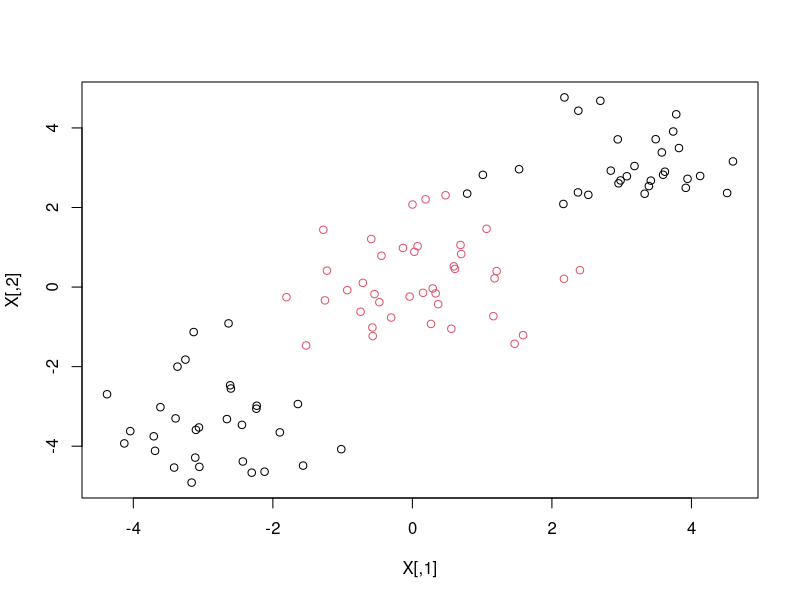
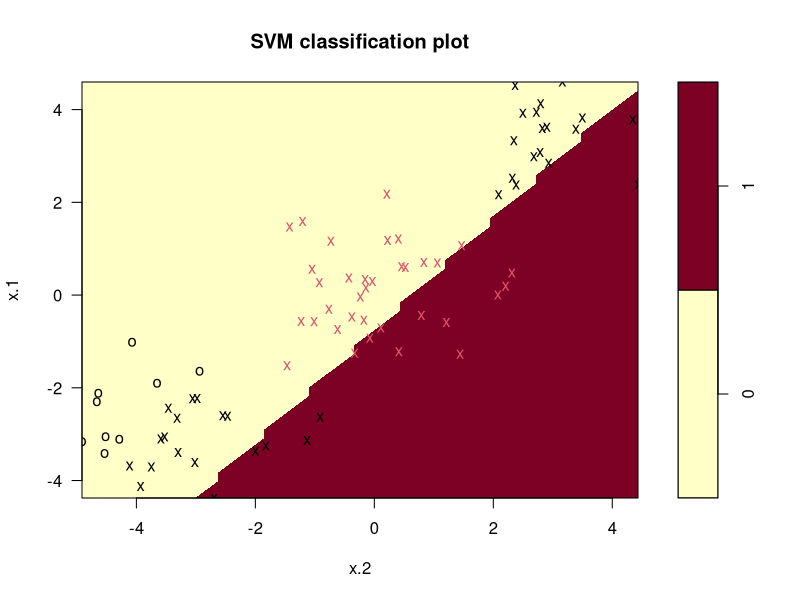
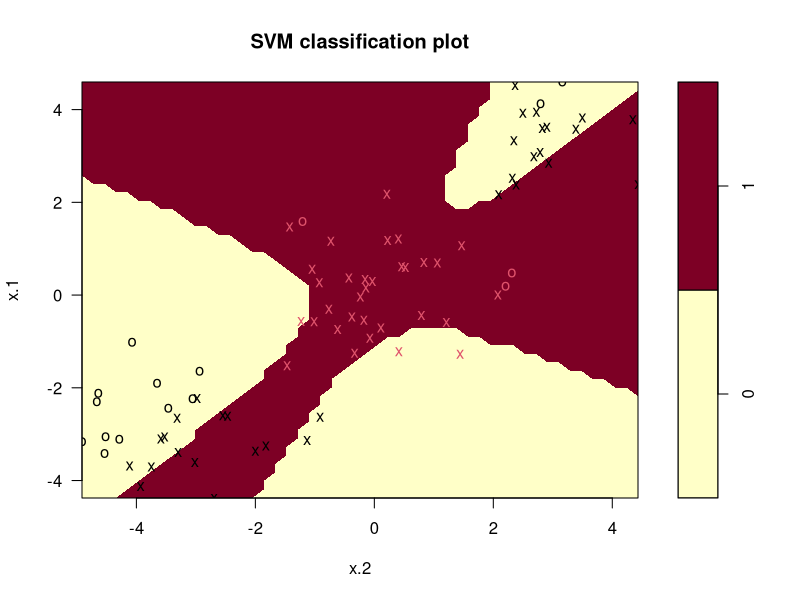
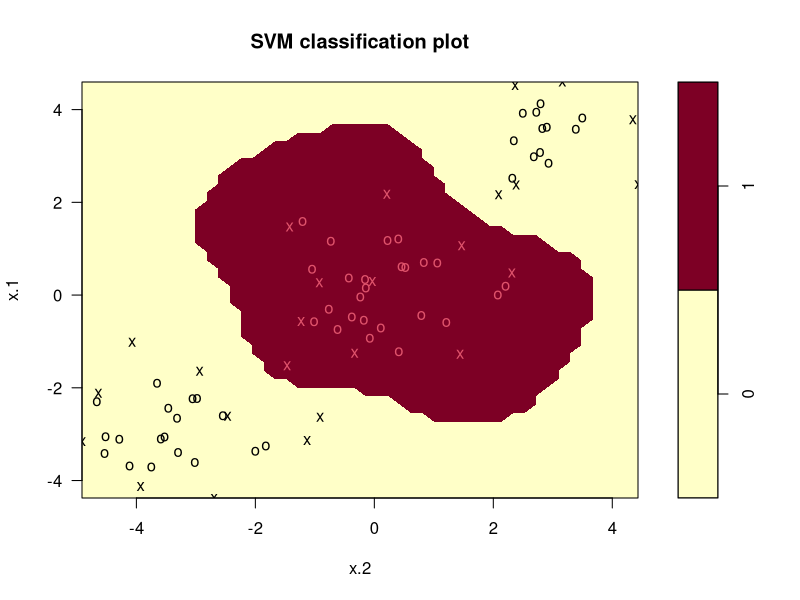
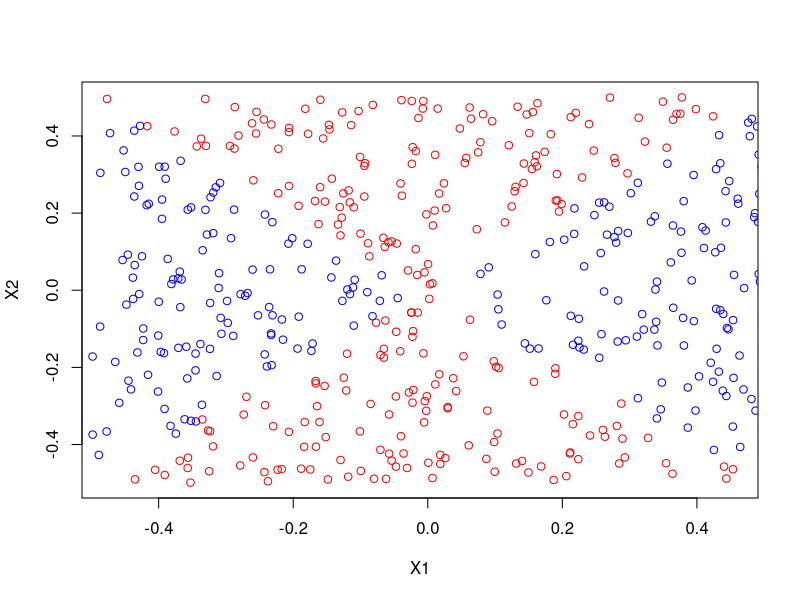
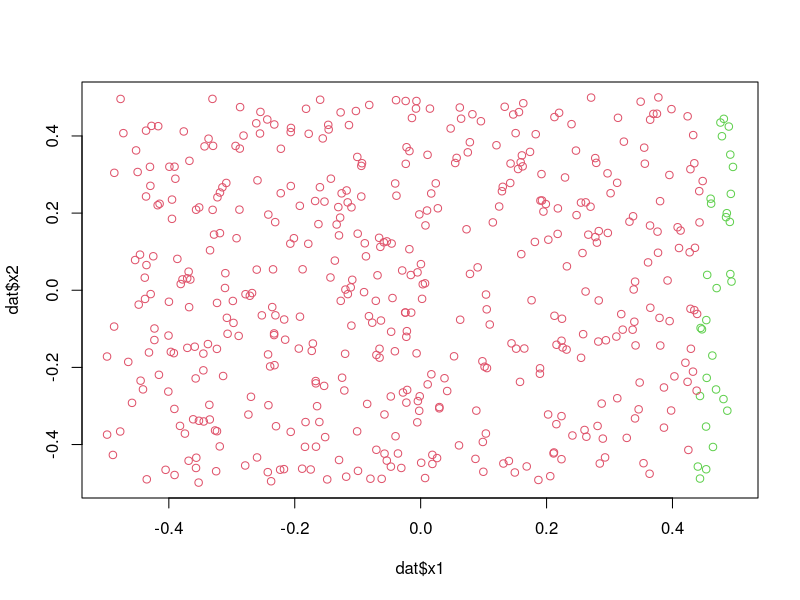
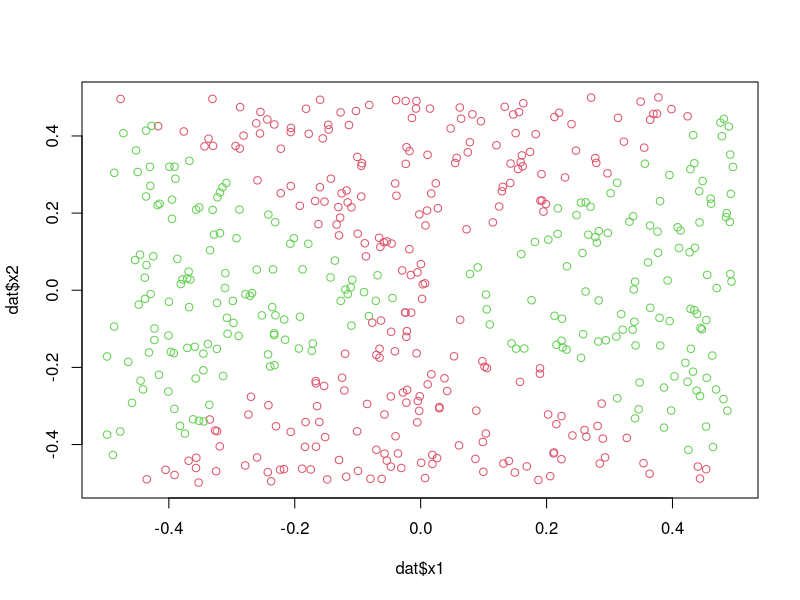
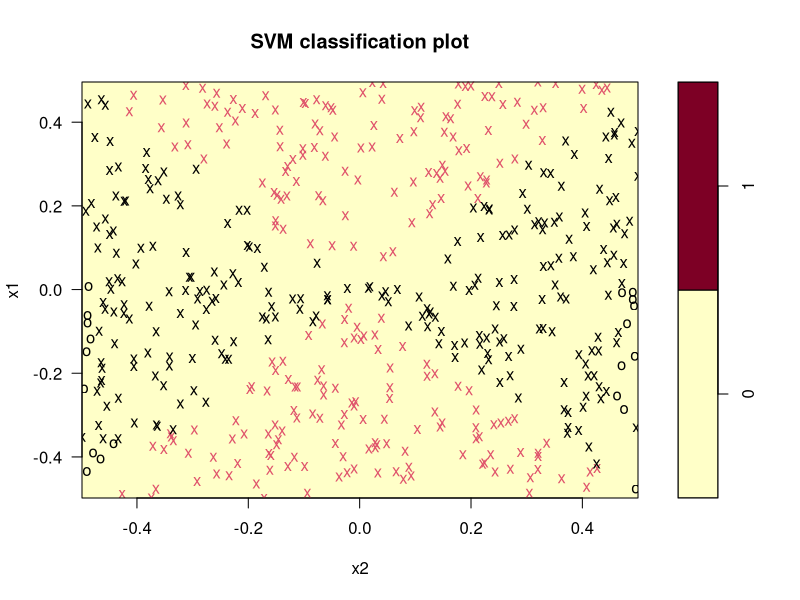

R code for these plots, in order:
## ---- chunk 1
set.seed(1)
transl <- 3
X <- matrix(rnorm(100 * 2), ncol = 2)
X[1:30, ] <- X[1:30, ] + transl
X[31:60, ] <- X[31:60, ] - transl
y <- c(rep(0, 60), rep(1, 40))
dat <- data.frame(x = X, y = as.factor(y))
plot(X, col = y + 1)
## ---- chunk 2
train <- sample(100, 80)
dat.train <- dat[train, ]
dat.test <- dat[-train, ]
## ---- chunk 3
library(e1071)
svm.lin <- svm(y ~ ., data = dat.train, kernel = 'linear', scale = FALSE)
plot(svm.lin, data = dat.train)
summary(svm.lin)
## ---- chunk 4
table(predict = svm.lin$fitted, truth = dat.train$y)
## ---- chunk 5
svm.poly <- svm(y ~ ., data = dat.train, kernel = 'polynomial', scale = FALSE)
plot(svm.poly, data = dat.train)
table(predict = svm.poly$fitted, truth = dat.train$y)
## ---- chunk 6
svm.rad <- svm(y ~ ., data = dat.train, kernel = 'radial', scale = FALSE)
plot(svm.rad, data = dat.train)
table(predict = svm.rad$fitted, truth = dat.train$y)
## ---- chunk 7
lin.pred <- predict(svm.lin, dat.test)
table(predict = lin.pred, truth = dat.test$y)
poly.pred <- predict(svm.poly, dat.test)
table(predict = poly.pred, truth = dat.test$y)
rad.pred <- predict(svm.rad, dat.test)
table(predict = rad.pred, truth = dat.test$y)
## ---- chunk 8
set.seed(1)
x1 <- runif(500) - 0.5
x2 <- runif(500) - 0.5
y <- as.integer(x1 ^ 2 - x2 ^ 2 > 0)
## ---- chunk 9
plot(x1[y == 0], x2[y == 0], col = "red", xlab = "X1", ylab = "X2")
points(x1[y == 1], x2[y == 1], col = "blue")
## ---- chunk 10
dat <- data.frame(x1 = x1, x2 = x2, y = as.factor(y))
lr.fit <- glm(y ~ ., data = dat, family = 'binomial')
## ---- chunk 11
lr.prob <- predict(lr.fit, newdata = dat, type = 'response')
lr.pred <- ifelse(lr.prob > 0.5, 1, 0)
plot(dat$x1, dat$x2, col = lr.pred + 2)
## ---- chunk 12
lr.nl <- glm(y ~ poly(x1, 2) + poly(x2, 2), data = dat, family = 'binomial')
summary(lr.nl)
## ---- chunk 13
lr.prob.nl <- predict(lr.nl, newdata = dat, type = 'response')
lr.pred.nl <- ifelse(lr.prob.nl > 0.5, 1, 0)
plot(dat$x1, dat$x2, col = lr.pred.nl + 2)
## ---- chunk 14
svm.lin <- svm(y ~ ., data = dat, kernel = 'linear', cost = 0.01)
plot(svm.lin, dat)
## ---- chunk 15
svm.nl <- svm(y ~ ., data = dat, kernel = 'radial', gamma = 1)
plot(svm.nl, data = dat)
## ---- chunk 16
set.seed(1)
obs = 1000
x1 <- runif(obs, min = -4, max = 4)
x2 <- runif(obs, min = -1, max = 16)
y <- ifelse(x2 > x1 ^ 2, 0, 1)
dat <- data.frame(x1 = x1, x2 = x2, y = as.factor(y))
train <- sample(obs, obs/2)
dat.train <- dat[train, ]
dat.test <- dat[-train, ]
par(mfrow = c(1,2))
plot(dat.train$x1, dat.train$x2, col = as.integer(dat.train$y) + 1, main = 'training set')
plot(dat.test$x1, dat.test$x2, col = as.integer(dat.test$y) + 1, main = 'test set')
## ---- chunk 17
set.seed(1)
cost.grid <- c(0.001, 0.01, 0.1, 1, 5, 10, 100, 10000)
tune.out <- tune(svm, y ~., data = dat.train, kernel = 'linear', ranges = list(cost = cost.grid))
summary(tune.out)
## ---- chunk 18
err.rate.train <- rep(NA, length(cost.grid))
for (cost in cost.grid) {
  svm.fit <- svm(y ~ ., data = dat.train, kernel = 'linear', cost = cost)
  plot(svm.fit, data = dat.train)
  res <- table(prediction = predict(svm.fit, newdata = dat.train), truth = dat.train$y)
  err.rate.train[match(cost, cost.grid)] <- (res[2,1] + res[1,2]) / sum(res)
}
err.rate.train
paste('The cost', cost.grid[which.min(err.rate.train)], 'has the minimum training error:', min(err.rate.train))
## ---- chunk 19
err.rate.test <- rep(NA, length(cost.grid))
for (cost in cost.grid) {
  svm.fit <- svm(y ~ ., data = dat.train, kernel = 'linear', cost = cost)
  res <- table(prediction = predict(svm.fit, newdata = dat.test), truth = dat.test$y)
  err.rate.test[match(cost, cost.grid)] <- (res[2,1] + res[1,2]) / sum(res)
}
err.rate.test
paste('The cost', cost.grid[which.min(err.rate.test)], 'has the minimum test error:', min(err.rate.test))
